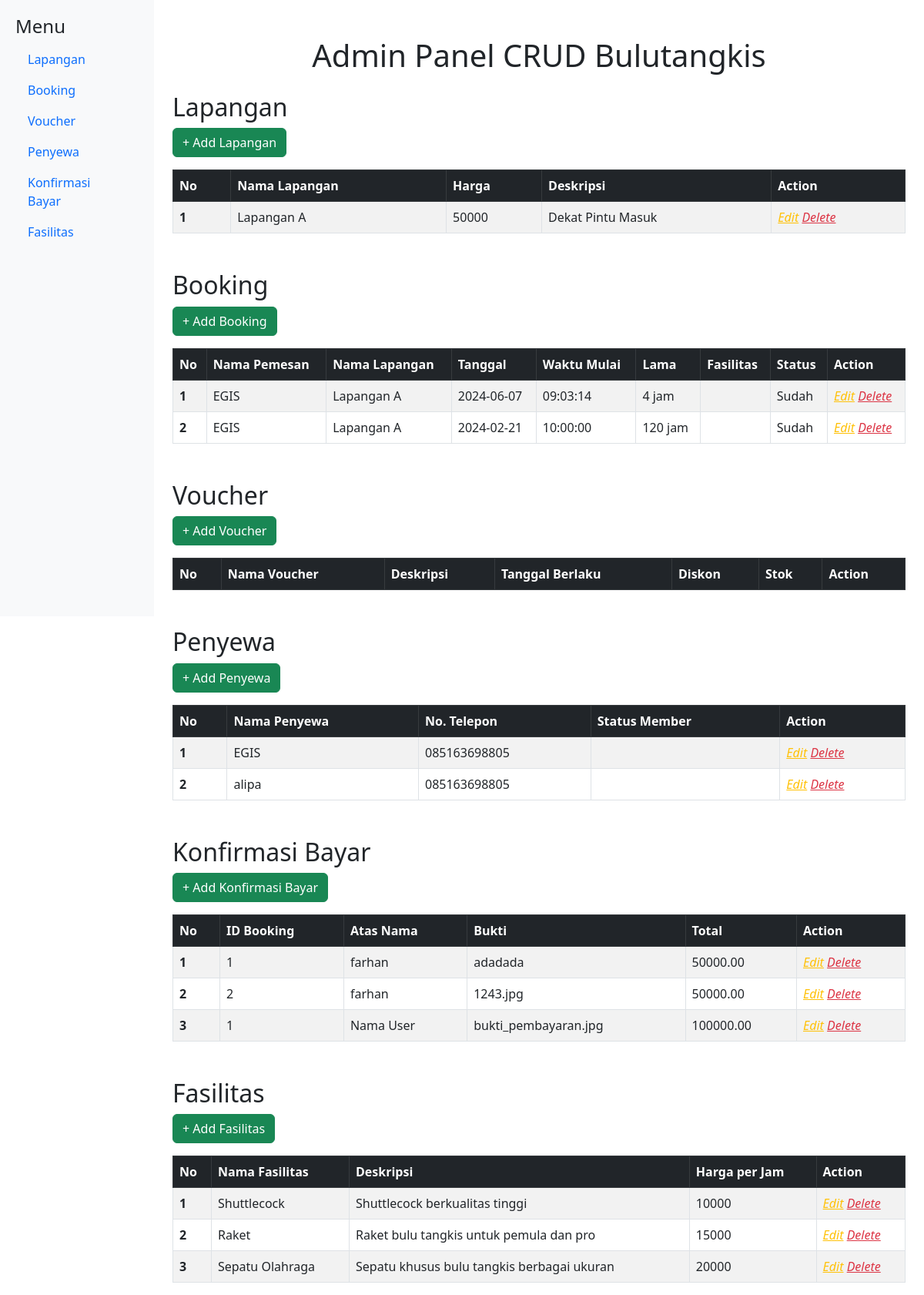
The app's page /evolve/Admin/admin.php, older data.
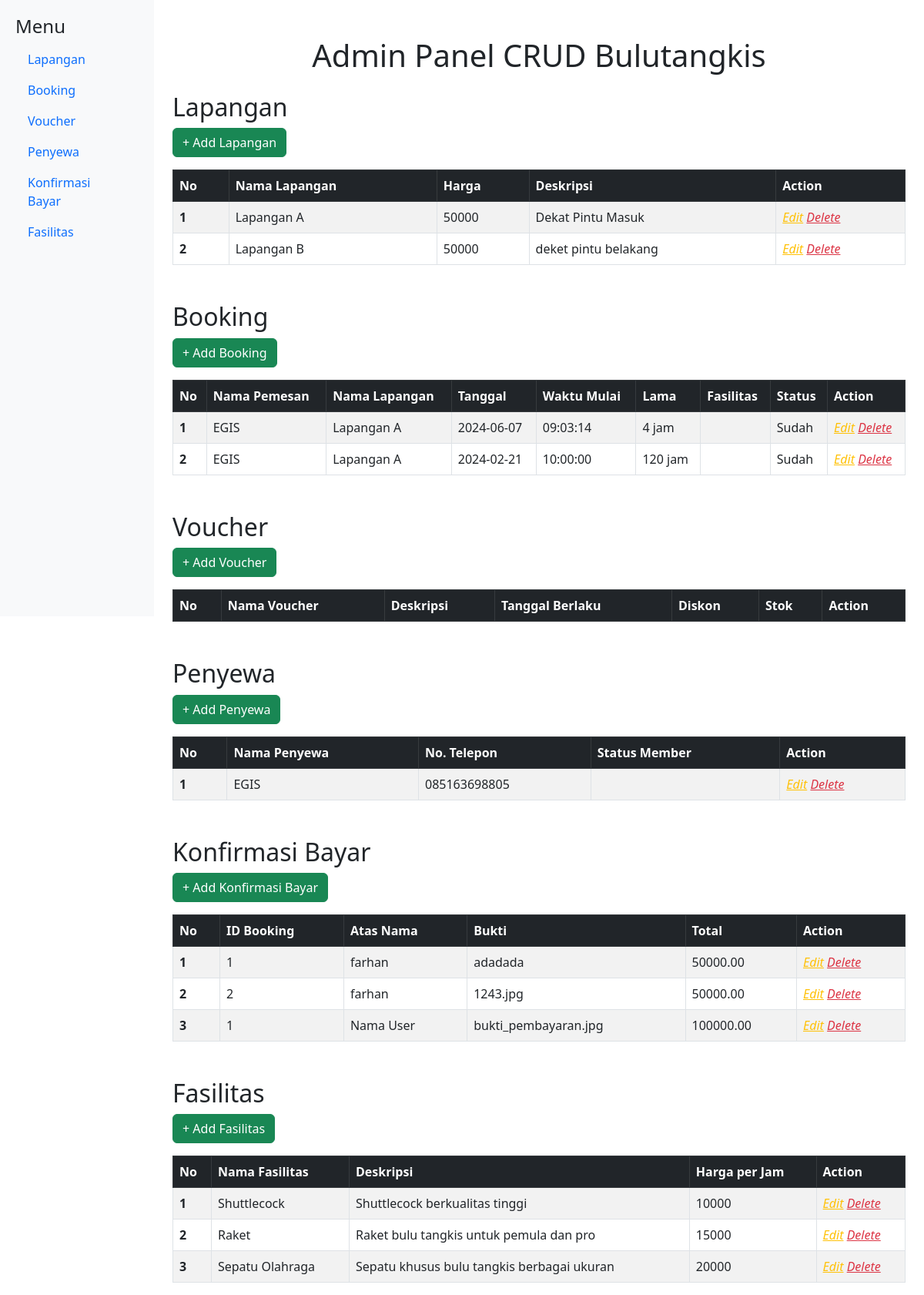
The same page, newer data.
### tables this page shows
CREATE TABLE `lapangan` (
  `id_lapangan` int(11) NOT NULL,
  `nama_lapangan` varchar(255) NOT NULL,
  `harga_lapangan` int(11) DEFAULT NULL,
  `deskripsi_lapangan` varchar(255) NOT NULL
);

CREATE TABLE `booking` (
  `id_booking` int(11) NOT NULL,
  `tanggal_booking` date DEFAULT NULL,
  `jam_booking` time DEFAULT NULL,
  `id_penyewa` int(11) DEFAULT NULL,
  `id_lapangan` int(11) DEFAULT NULL,
  `id_voucher` int(11) DEFAULT NULL,
  `id_fasilitas` int(10) DEFAULT NULL,
  `tanggal_main` date DEFAULT NULL,
  `jam_mulai` time DEFAULT NULL,
  `lama` int(11) DEFAULT NULL,
  `status_pembayaran` varchar(255) DEFAULT 'Belum'
);

CREATE TABLE `penyewa` (
  `id_penyewa` int(10) NOT NULL,
  `nama_penyewa` varchar(255) NOT NULL,
  `no_telepon_penyewa` varchar(255) NOT NULL
);

CREATE TABLE `konfirmasi_bayar` (
  `id_konfirmasi` int(11) NOT NULL,
  `id_booking` int(11) DEFAULT NULL,
  `atas_nama` varchar(100) DEFAULT NULL,
  `bukti` text DEFAULT NULL,
  `total` decimal(10,2) DEFAULT NULL
);

CREATE TABLE `extra_fasilitas` (
  `id_fasilitas` int(11) NOT NULL,
  `nama_fasilitas` varchar(255) NOT NULL,
  `deskripsi_fasilitas` varchar(255) NOT NULL,
  `harga_per_jam` int(11) DEFAULT NULL
);

### evolve/function.php (called while the page is built, shortened)
<?php
function readPenyewa($conn) {
    $query = "SELECT * FROM penyewa";
    $result = mysqli_query($conn, $query);
    $penyewa = [];
    if ($result) {
        while ($row = mysqli_fetch_assoc($result)) {
            $penyewa[] = $row;
        }
    }
    return $penyewa;
}
function readLapangan($conn) {
    $query = "SELECT * FROM lapangan";
    $result = mysqli_query($conn, $query);
    $lapangan = [];
    if ($result) {
        while ($row = mysqli_fetch_assoc($result)) {
            $lapangan[] = $row;
        }
    }
    return $lapangan;
}
function readKonfirmasi($conn) {
    $query = "SELECT * FROM konfirmasi_bayar";
    $result = mysqli_query($conn, $query);
    $konfirmasi = [];
    if ($result) {
        while ($row = mysqli_fetch_assoc($result)) {
            $konfirmasi[] = $row;
        }
    }
    return $konfirmasi;
}
function readBooking($conn) {
    $query = "SELECT booking.*,
              voucher.nama_voucher AS nama_voucher,
              lapangan.nama_lapangan AS nama_lapangan,
              extra_fasilitas.nama_fasilitas AS nama_fasilitas,
              penyewa.nama_penyewa AS nama_pemesan
              FROM booking
              LEFT JOIN voucher ON booking.id_voucher = voucher.id_voucher
              LEFT JOIN lapangan ON booking.id_lapangan = lapangan.id_lapangan
              LEFT JOIN extra_fasilitas ON booking.id_fasilitas = extra_fasilitas.id_fasilitas
              LEFT JOIN penyewa ON booking.id_penyewa = penyewa.id_penyewa";
    $result = mysqli_query($conn, $query);
    $booking = [];
    if ($result) {
        while ($row = mysqli_fetch_assoc($result)) {
            $booking[] = $row;
        }
    }
    return array_reverse($booking);
}
function readExtraFasilitas($conn) {
    $query = "SELECT * FROM extra_fasilitas";
    $result = mysqli_query($conn, $query);
    $extra_fasilitas = [];
    if ($result) {
        while ($row = mysqli_fetch_assoc($result)) {
            $extra_fasilitas[] = $row;
        }
    }
    return $extra_fasilitas;
}
?>

### evolve/Admin/admin.php (the view, shortened to what the rows shown need)
<?php
include('../function.php');
$listLapangan = readLapangan($conn);
$listBooking = readBooking($conn);
$listPenyewa = readPenyewa($conn);
$listKonfirmasi = readKonfirmasi($conn);
$listExtraFasilitas = readExtraFasilitas($conn);
?>
<!DOCTYPE html>
<html lang="en">
<head>
    <link href="https://cdn.jsdelivr.net/npm/bootstrap@5.3.0-alpha1/dist/css/bootstrap.min.css" rel="stylesheet">
</head>
<body>
    <div class="container-fluid">
        <div class="row">
            <div class="col-10">
                <div class="container mt-5">
                    <h1 class="text-center mb-4">Admin Panel CRUD Bulutangkis</h1>
                    <section id="lapangan">
                        <h2>Lapangan</h2>
                        <table class="table table-bordered table-striped table-hover">
                            <thead class="table-dark">
                                <tr>
                                    <th scope="col">No</th>
                                    <th scope="col">Nama Lapangan</th>
                                    <th scope="col">Harga</th>
                                    <th scope="col">Deskripsi</th>
                                    <th scope="col">Action</th>
                                </tr>
                            </thead>
                            <tbody>
                                <?php
                                $nomor_baris = 1;
                                foreach($listLapangan as $lapangan){
                                ?>
                                <tr>
                                    <th scope="row"><?= $nomor_baris ?></th>
                                    <td><?= $lapangan['nama_lapangan'] ?></td>
                                    <td><?= $lapangan['harga_lapangan'] ?></td>
                                    <td><?= $lapangan['deskripsi_lapangan'] ?></td>
                                    <td>
                                        <a href="updateLapangan.php?id_lapangan=<?= $lapangan['id_lapangan'] ?>"
                                            class="link-warning"><i class="bi bi-pencil-square">Edit</i></a>
                                        <a href="deleteLapangan.php?id=<?= $lapangan['id_lapangan'] ?>"
                                            onclick="return confirm('Yakin Hapus?')" class="link-danger"><i
                                                class="bi bi-trash3">Delete</i></a>
                                    </td>
                                </tr>
                                <?php
                                $nomor_baris++;
                                }
                                ?>
                            </tbody>
                        </table>
                    </section>
                    <section id="booking" class="mt-5">
                        <h2>Booking</h2>
                        <table class="table table-bordered table-striped table-hover">
                            <thead class="table-dark">
                                <tr>
                                    <th scope="col">No</th>
                                    <th scope="col">Nama Pemesan</th>
                                    <th scope="col">Nama Lapangan</th>
                                    <th scope="col">Tanggal</th>
                                    <th scope="col">Waktu Mulai</th>
                                    <th scope="col">Lama</th>
                                    <th scope="col">Fasilitas</th>
                                    <th scope="col">Status</th>
                                    <th scope="col">Action</th>
                                </tr>
                            </thead>
                            <tbody>
                                <?php
            $nomor_baris = 1;
            foreach($listBooking as $booking){
            ?>
                                <tr>
                                    <th scope="row"><?= $nomor_baris ?></th>
                                    <td><?= $booking['nama_pemesan'] ?></td>
                                    <td><?= $booking['nama_lapangan'] ?></td>
                                    <td><?= $booking['tanggal_main'] ?></td>
                                    <td><?= $booking['jam_mulai'] ?></td>
                                    <td><?= $booking['lama'] ?> jam</td>
                                    <td><?= $booking['nama_fasilitas'] ?></td>
                                    <td><?= $booking['status_pembayaran'] ?></td>
                                    <td>
                                        <a href="updateBooking.php?id_booking=<?= $booking['id_booking'] ?>"
                                            class="link-warning"><i class="bi bi-pencil-square">Edit</i></a>
                                        <a href="deleteBooking.php?id=<?= $booking['id_booking'] ?>"
                                            onclick="return confirm('Yakin Hapus?')" class="link-danger"><i
                                                class="bi bi-trash3">Delete</i></a>
                                    </td>
                                </tr>
                                <?php
                                $nomor_baris++;
                                }
                                ?>
                            </tbody>
                        </table>
                    </section>
                    <section id="voucher" class="mt-5">
                        <h2>Voucher</h2>
                        <table class="table table-bordered table-striped table-hover">
                            <thead class="table-dark">
                                <tr>
                                    <th scope="col">No</th>
                                    <th scope="col">Nama Voucher</th>
                                    <th scope="col">Deskripsi</th>
                                    <th scope="col">Tanggal Berlaku</th>
                                    <th scope="col">Diskon</th>
                                    <th scope="col">Stok</th>
                                    <th scope="col">Action</th>
                                </tr>
                            </thead>
                        </table>
                    </section>
                    <section id="penyewa" class="mt-5">
                        <h2>Penyewa</h2>
                        <table class="table table-bordered table-striped table-hover">
                            <thead class="table-dark">
                                <tr>
                                    <th scope="col">No</th>
                                    <th scope="col">Nama Penyewa</th>
                                    <th scope="col">No. Telepon</th>
                                    <th scope="col">Status Member</th>
                                    <th scope="col">Action</th>
                                </tr>
                            </thead>
                            <tbody>
                                <?php
                                $nomor_baris = 1;
                                foreach($listPenyewa as $penyewa){
                                ?>
                                <tr>
                                    <th scope="row"><?= $nomor_baris ?></th>
                                    <td><?= $penyewa['nama_penyewa'] ?></td>
                                    <td><?= $penyewa['no_telepon_penyewa'] ?></td>
                                    <td><?= $penyewa['status_member'] ?></td>
                                    <td>
                                        <a href="updatePenyewa.php?id_penyewa=<?= $penyewa['id_penyewa'] ?>"
                                            class="link-warning"><i class="bi bi-pencil-square">Edit</i></a>
                                        <a href="deletePenyewa.php?id=<?= $penyewa['id_penyewa'] ?>"
                                            onclick="return confirm('Yakin Hapus?')" class="link-danger"><i
                                                class="bi bi-trash3">Delete</i></a>
                                    </td>
                                </tr>
                                <?php
                                $nomor_baris++;
                                }
                                ?>
                            </tbody>
                        </table>
                    </section>
                    <section id="konfirmasi" class="mt-5">
                        <h2>Konfirmasi Bayar</h2>
                        <table class="table table-bordered table-striped table-hover">
                            <thead class="table-dark">
                                <tr>
                                    <th scope="col">No</th>
                                    <th scope="col">ID Booking</th>
                                    <th scope="col">Atas Nama</th>
                                    <th scope="col">Bukti</th>
                                    <th scope="col">Total</th>
                                    <th scope="col">Action</th>
                                </tr>
                            </thead>
                            <tbody>
                                <?php
                                $nomor_baris = 1;
                                foreach($listKonfirmasi as $konfirmasi){
                                ?>
                                <tr>
                                    <th scope="row"><?= $nomor_baris ?></th>
                                    <td><?= $konfirmasi['id_booking'] ?></td>
                                    <td><?= $konfirmasi['atas_nama'] ?></td>
                                    <td><?= $konfirmasi['bukti'] ?></td>
                                    <td><?= $konfirmasi['total'] ?></td>
                                    <td>
                                        <a href="updateKonfirmasiBayar.php?id_konfirmasi=<?= $konfirmasi['id_konfirmasi'] ?>"
                                            class="link-warning"><i class="bi bi-pencil-square">Edit</i></a>
                                        <a href="deleteKonfirmasiBayar.php?id=<?= $konfirmasi['id_konfirmasi'] ?>"
                                            onclick="return confirm('Yakin Hapus?')" class="link-danger"><i
                                                class="bi bi-trash3">Delete</i></a>
                                    </td>
                                </tr>
                                <?php
                                $nomor_baris++;
                                }
                                ?>
                            </tbody>
                        </table>
                    </section>
                    <section id="fasilitas" class="mt-5">
                        <h2>Fasilitas</h2>
                        <table class="table table-bordered table-striped table-hover">
                            <thead class="table-dark">
                                <tr>
                                    <th scope="col">No</th>
                                    <th scope="col">Nama Fasilitas</th>
                                    <th scope="col">Deskripsi</th>
                                    <th scope="col">Harga per Jam</th>
                                    <th scope="col">Action</th>
                                </tr>
                            </thead>
                            <tbody>
                                <?php
                                $nomor_baris = 1;
                                foreach($listExtraFasilitas as $fasilitas){
                                ?>
                                <tr>
                                    <th scope="row"><?= $nomor_baris ?></th>
                                    <td><?= $fasilitas['nama_fasilitas'] ?></td>
                                    <td><?= $fasilitas['deskripsi_fasilitas'] ?></td>
                                    <td><?= $fasilitas['harga_per_jam'] ?></td>
                                    <td>
                                        <a href="updateExtraFasilitas.php?id_fasilitas=<?= $fasilitas['id_fasilitas'] ?>"
                                            class="link-warning"><i class="bi bi-pencil-square">Edit</i></a>
                                        <a href="deleteExtraFasilitas.php?id=<?= $fasilitas['id_fasilitas'] ?>"
                                            onclick="return confirm('Yakin Hapus?')" class="link-danger"><i
                                                class="bi bi-trash3">Delete</i></a>
                                    </td>
                                </tr>
                                <?php
                                $nomor_baris++;
                                }
                                ?>
                            </tbody>
                        </table>
                    </section>
                </div>
            </div>
        </div>
    </div>
</body>
</html>

Row changes from the older to the newer data that the page shows:
removed penyewa: nama_penyewa "alipa", no_telepon_penyewa "085163698805"
added lapangan: nama_lapangan "Lapangan B", harga_lapangan "50000", deskripsi_lapangan "deket pintu belakang"
